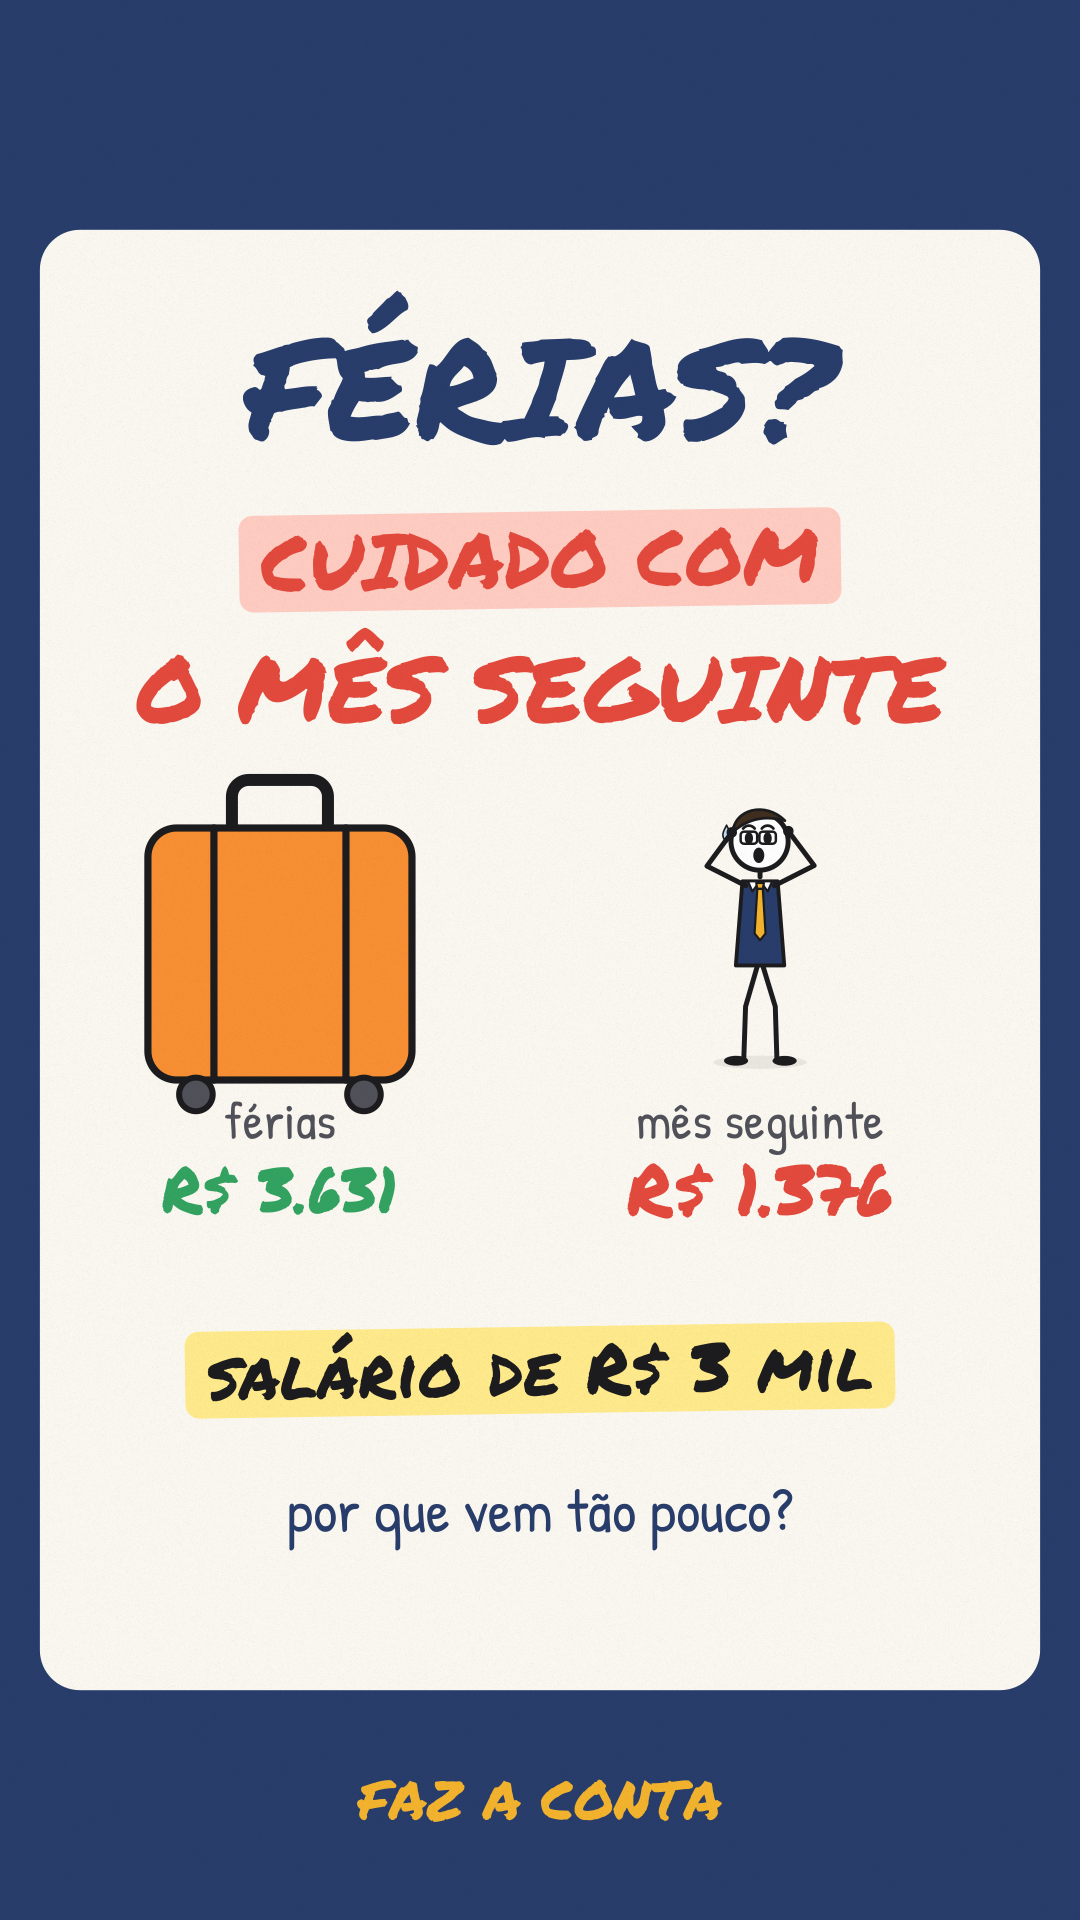

This chart was generated by the following Python code:
"""Capa do TikTok (1080x1920). A grade do perfil corta para 3:4: o essencial fica entre y 260 e 1660.
    python render.py stills videos/ferias-mes-seguinte/capa.py out/capas 10"""
from engine import *  # noqa

VERTICAL = True


def capa(c, t):
    rgb(c, NAVY); c.paint()
    rrect(c, 40, 230, 1000, 1460, 40); fs(c, PAPER, 0)
    text(c, "FÉRIAS?", 540, 390, 140, MARKER, NAVY)
    c.save(); c.translate(540, 560); hl(c, "CUIDADO COM", 0, 0, 78, (1, 0.8, 0.76), RED); c.restore()
    text(c, "O MÊS SEGUINTE", 540, 690, 92, MARKER, RED)
    c.save(); c.translate(280, 960); c.scale(1.2, 1.2); suitcase(c, ORANGE); c.restore()
    text(c, "férias", 280, 1120, 52, HAND, DGRAY)
    text(c, "R$ 3.631", 280, 1190, 64, MARKER, GREEN)
    text(c, "mês seguinte", 760, 1120, 52, HAND, DGRAY)
    text(c, "R$ 1.376", 760, 1190, 72, MARKER, RED)
    hero(c, 10, 760, 1060, 0.55, [(0, "head")], [(0, "shocked")], look=-0.4)
    c.save(); c.translate(540, 1370); hl(c, "salário de R$ 3 mil", 0, 0, 70, LYELLOW); c.restore()
    text(c, "por que vem tão pouco?", 540, 1510, 60, HAND, NAVY)
    text(c, "FAZ A CONTA", 540, 1800, 54, MARKER, GOLD)


SCENES = [(0.0, 999.0, capa)]
